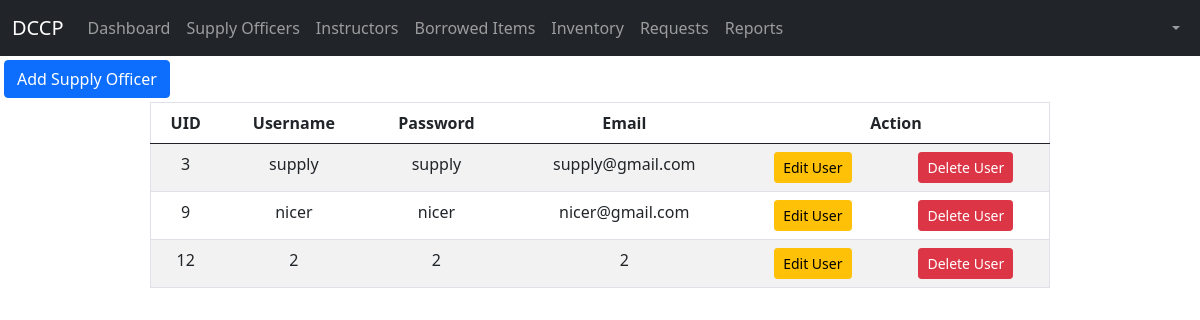
Screenshot of /supply_officer.php with the database file from the repository.
### tables this page shows
CREATE TABLE `account` (
  `UID` int(11) NOT NULL,
  `username` text NOT NULL,
  `password` text NOT NULL,
  `email` text NOT NULL,
  `user_type` text NOT NULL
);

### supply_officer.php (the view, shortened to what this page needs)
<?php
	include_once("config.php");
	$rs=mysqli_query($mysqli, "select * from account");
?>
<!DOCTYPE html>
<html>
	<head>
	<link href="https://cdn.jsdelivr.net/npm/bootstrap@5.0.2/dist/css/bootstrap.min.css" rel="stylesheet">	</head>
	<body>
		<nav class="navbar navbar-expand-sm bg-dark navbar-dark">
		<div class="container-fluid">
			<a class="navbar-brand" href="#">DCCP</a>
			<div class="collapse navbar-collapse" id="collapsibleNavbar">
			<ul class="navbar-nav">
					<li class="nav-item">
						<a class="nav-link" href="admin-dashboard.php">Dashboard</a>
					</li>
					<li class="nav-item">
						<a class="nav-link" href="supply_officer.php">Supply Officers</a>
					</li>
					<li class="nav-item">
						<a class="nav-link" href="instructor.php">Instructors</a>
					</li>
					<li class="nav-item">
						<a class="nav-link" href="borrowed_items.php">Borrowed Items</a>
					</li>
					<li class="nav-item">
						<a class="nav-link" href="index.php">Inventory</a>
					</li>
					<li class="nav-item">
						<a class="nav-link" href="request.php">Requests</a>
					</li>
					<li class="nav-item">
						<a class="nav-link" href="reports.php">Reports</a>
					</li>
			</ul>
			<div class="collapse navbar-collapse justify-content-end" id="navbarCollapse">
		<ul class="navbar-nav">
			<li class="nav-item">
			<li class="nav-item dropdown">
				<a class="nav-link dropdown-toggle" href="#" role="button" data-bs-toggle="dropdown"><?php session_start(); $email = $_SESSION['email']; echo $email;?></a>
				</li>
			</li>
		</ul>
		</div>
			</div>
		</div>
		</nav>
		<div class="sidebar p-1">
			<a class="me-1 btn btn-primary" href="add_su_of.php">Add Supply Officer</a>
		</div>
		<table class="table table-striped w-75" border="1px" align="center">
			<thead >
				<tr align="center" >
					<th><b>UID</b></th>
					<th><b>Username</b></th>
					<th><b>Password</b></th>
					<th><b>Email</b></th>
					<th colspan="2"><b>Action</b></th>
				</tr>
			</thead>
			<tbody>
				<?php
    while ($res = mysqli_fetch_array($rs)) {
        if ($res['user_type'] == 'supply_user') {
            echo "<tr align='center' ><td>" . $res['UID'] . "</td>";
            echo "<td>" . $res['username'] . "</td>";
            echo "<td>" . $res['password'] . "</td>";
            echo "<td>" . $res['email'] . "</td>";
            echo "<td><a class='btn btn-sm btn-warning' href='edit_user.php?id=$res[UID]'>Edit User</a></td>";
            echo "<td><a class='btn btn-sm btn-danger' href='delete_user.php?id=$res[UID]'>Delete User</a></td></tr>";
        }
    }
?>
			</tbody>
		</table>
	</body>
</html>

### rows the page displays
account: UID "3", username "supply", password "supply", email "supply@gmail.com"
account: UID "9", username "nicer", password "nicer", email "nicer@gmail.com"
account: UID "12", username "2", password "2", email "2"
